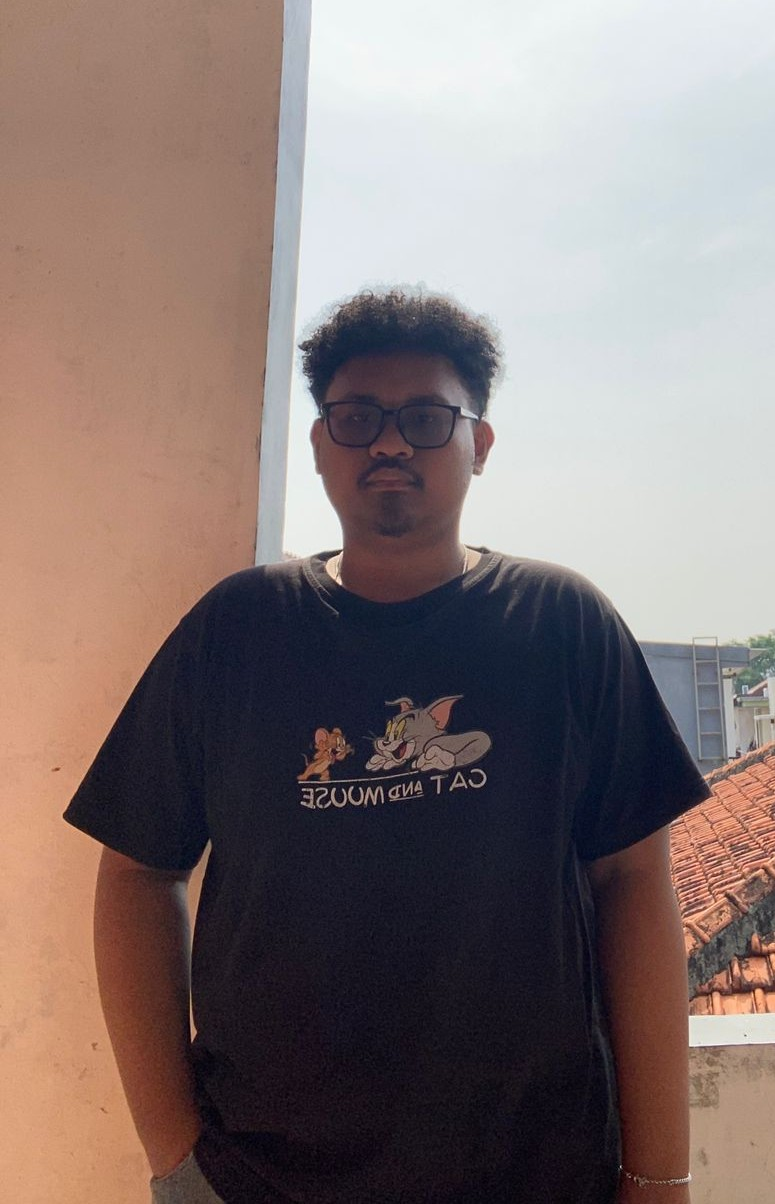
#> input picture diri.jpeg, 775 x 1204 px
$ jupyter execute UAS_PCD_202431152_JulioPrajaSarbunan_E.ipynb
#> lines starting #> are read from the running program, lines starting #| are printed output that depends on the picture; after the words box and inside, x2 and y2 are one past the last pixel; in counts of white or black regions, pixels touching at a corner belong together
[cell 1]
import cv2
import matplotlib.pyplot as plt
import numpy as np

# --- BAGIAN A: DETEKSI TEPI POLA OBJEK ---
# Load Gambar
image_path = 'diri.jpeg'
img = cv2.imread(image_path)
#> img is the input picture: shape (1204, 775, 3); mean B, G, R 115.6, 117.8, 132.4
img_rgb = cv2.cvtColor(img, cv2.COLOR_BGR2RGB)

# Proses Konversi ke Grayscale
gray = cv2.cvtColor(img, cv2.COLOR_BGR2GRAY)
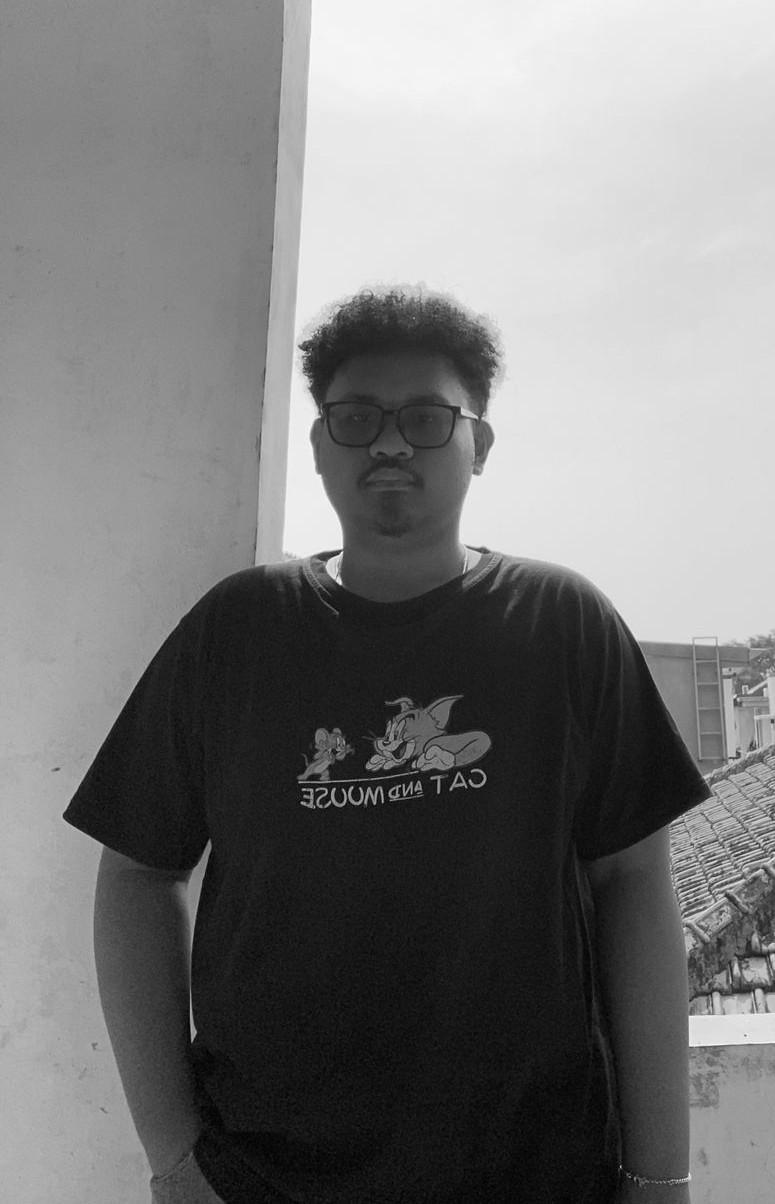
#> gray: shape (1204, 775); min 0, max 253, mean 121.9

# Canny Edge Detection (Ubah nilai 100, 200 jika garis tepi kurang pas)
edges = cv2.Canny(gray, 100, 200)
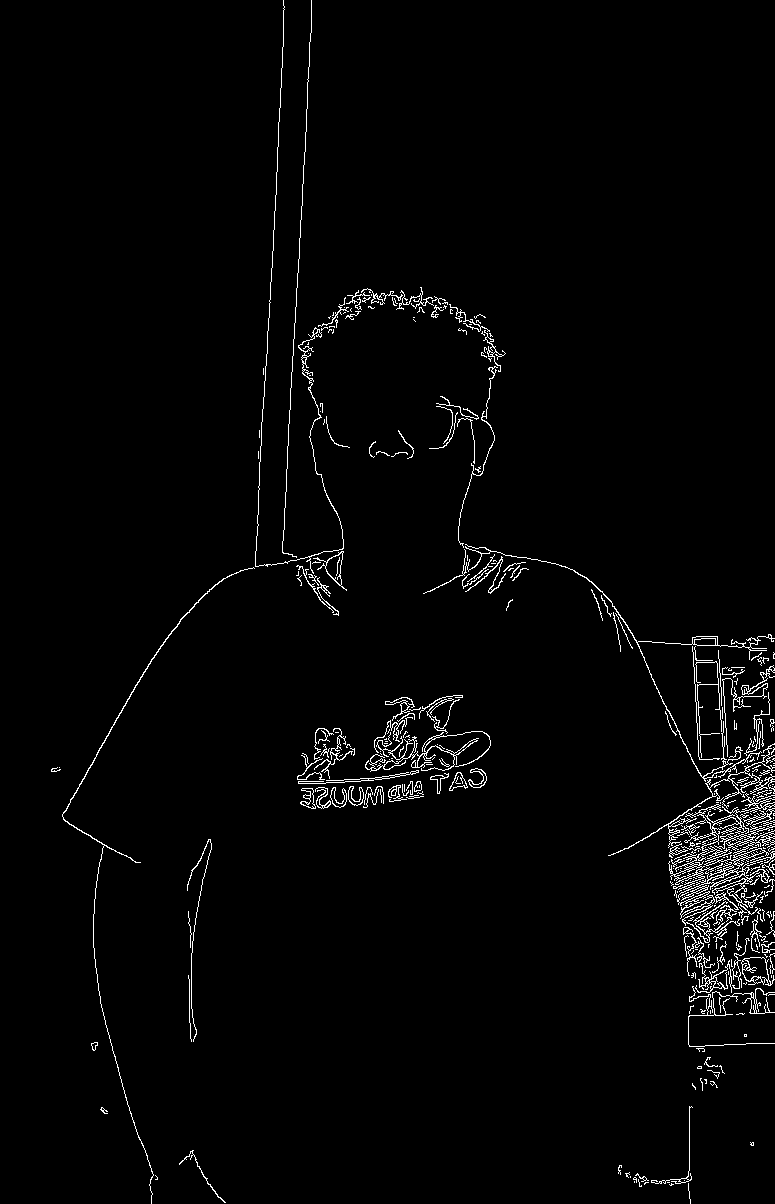
#> edges: shape (1204, 775); 2.1% white in thin lines or dots

# Contours Detection
contours, hierarchy = cv2.findContours(edges, cv2.RETR_EXTERNAL, cv2.CHAIN_APPROX_SIMPLE)
#> contours = 364 contours, 317 with area under 20; largest, box (x1, y1, x2, y2) and area: (668, 793, 775, 943) 1722, (741, 957, 775, 986) 581, (423, 544, 775, 782) 460, (313, 551, 347, 591) 355, (608, 743, 775, 856) 270
img_contours = img_rgb.copy()
cv2.drawContours(img_contours, contours, -1, (0, 255, 0), 2) # Garis kontur warna hijau
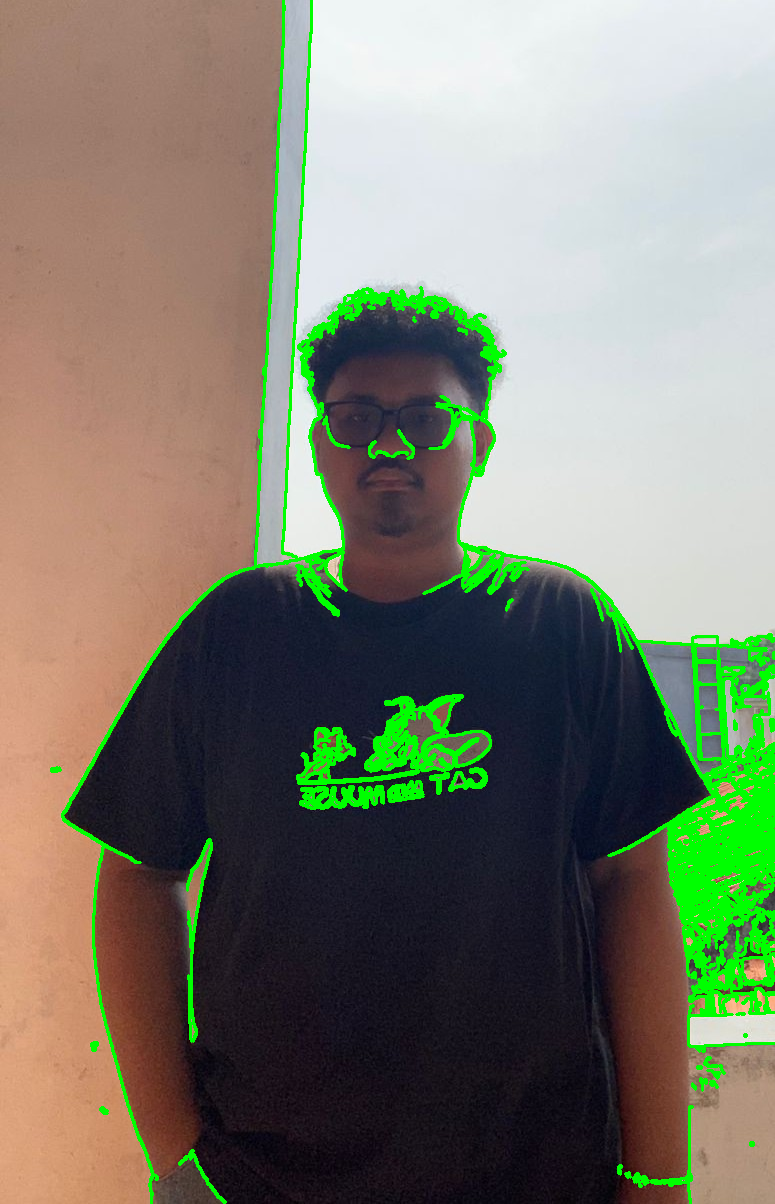
#> img_contours: shape (1204, 775, 3); mean R, G, B 124.2, 126, 109.5

# Menampilkan Hasil
plt.figure(figsize=(15, 5))

# Plot 1: Original Image
plt.subplot(1, 3, 1)
plt.imshow(img_rgb)
plt.title('Original Image')
plt.axis('on')

# Plot 2: Canny Edge Detection
plt.subplot(1, 3, 2)
plt.imshow(edges, cmap='gray')
plt.title('Canny Edge Detection')
plt.axis('on')

# Plot 3: Contours Detection
plt.subplot(1, 3, 3)
plt.imshow(img_contours)
plt.title('Contours Detection')
plt.axis('on')

plt.tight_layout()
plt.show()
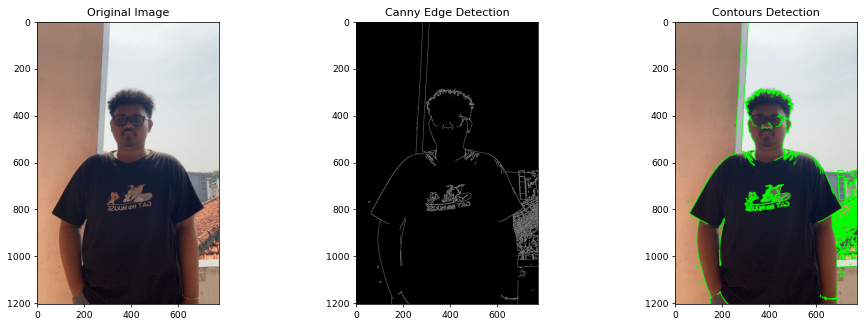
#> figure drawn by matplotlib, 3 panels

$ run again, with info.jpeg copied over diri.jpeg
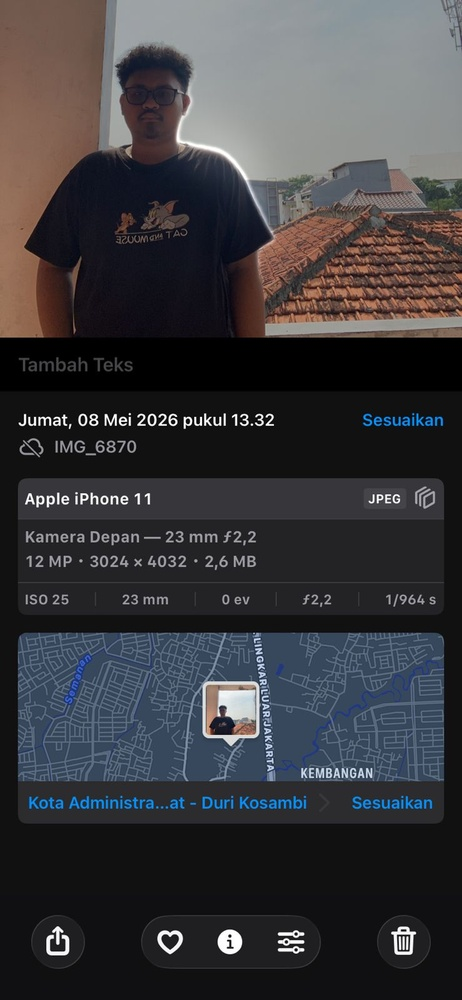
#> input picture info.jpeg, 462 x 1000 px, shrunk from 739 x 1600 before the run
#> img is the input picture: shape (1000, 462, 3); mean B, G, R 62.3, 58.9, 59.4
#> `edges = cv2.Canny(gray, 100, 200)`:
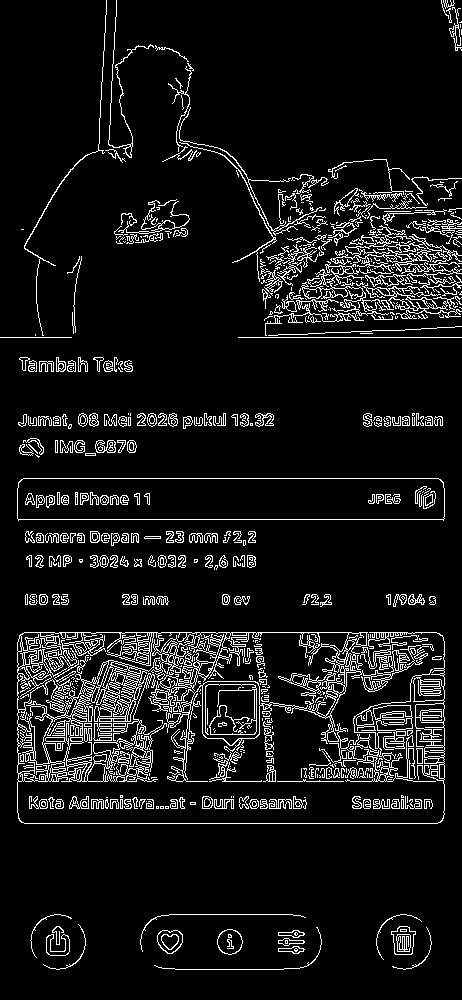
#> edges: shape (1000, 462); 8.4% white in thin lines or dots
#> contours = 355 contours, 247 with area under 20; largest, box (x1, y1, x2, y2) and area: (17, 632, 445, 824) 80072, (17, 478, 445, 521) 17469, (265, 225, 462, 336) 1952, (362, 283, 462, 319) 560, (391, 926, 416, 955) 510
#> img_contours: shape (1000, 462, 3); mean R, G, B 49.1, 80.2, 53.4
#> `plt.show()`:
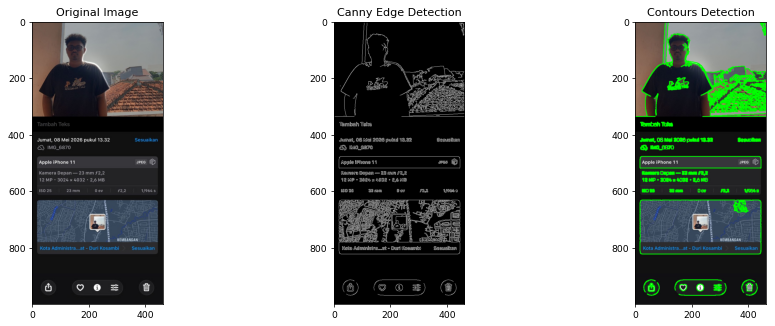
#> figure drawn by matplotlib, 3 panels

$ run again, with pisang.jpeg copied over diri.jpeg
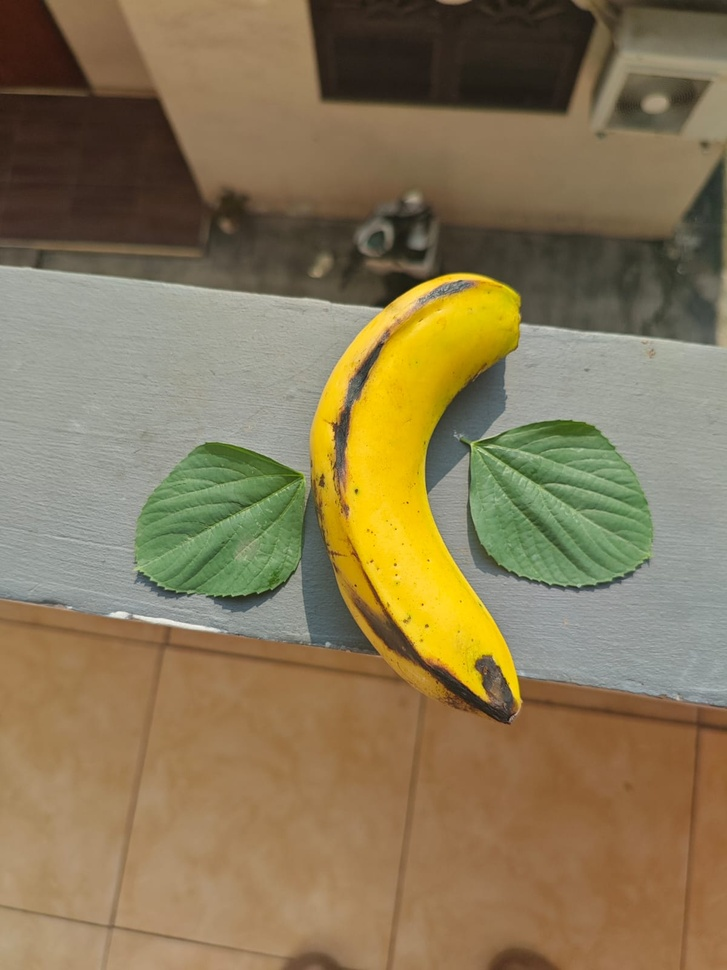
#> input picture pisang.jpeg, 727 x 970 px, shrunk from 1200 x 1600 before the run
#> img is the input picture: shape (970, 727, 3); mean B, G, R 85.4, 120, 136.4
#> `edges = cv2.Canny(gray, 100, 200)`:
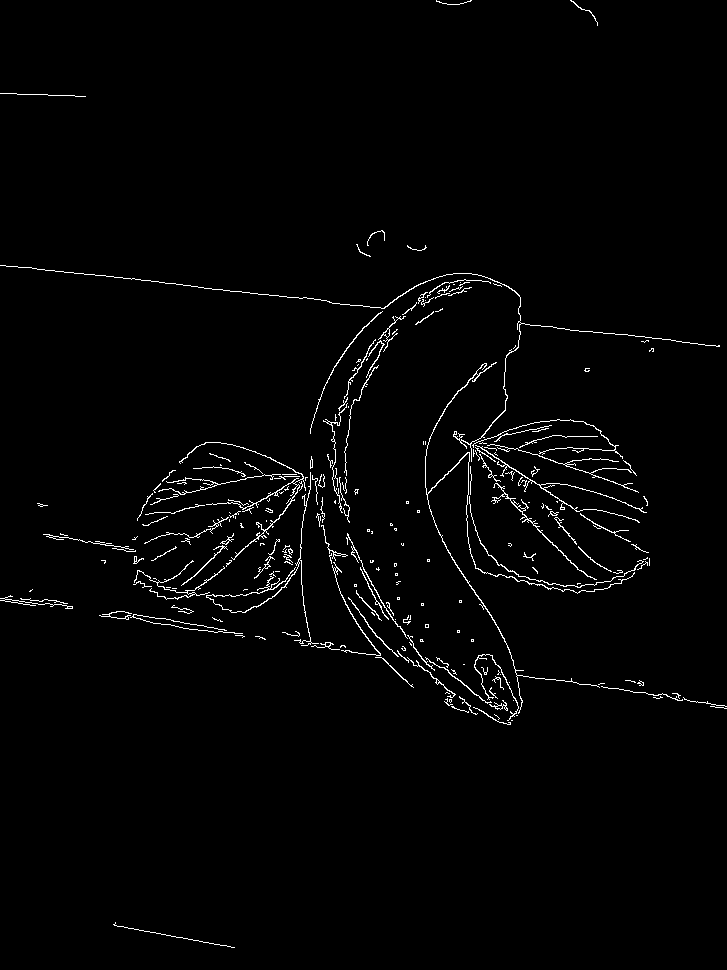
#> edges: shape (970, 727); 1.7% white in thin lines or dots
#> contours = 234 contours, 198 with area under 20; largest, box (x1, y1, x2, y2) and area: (425, 362, 635, 714) 212, (179, 442, 306, 560) 139, (0, 265, 720, 462) 110, (491, 483, 597, 580) 107, (206, 472, 319, 646) 94
#> img_contours: shape (970, 727, 3); mean R, G, B 129.5, 126.6, 80.9
#> `plt.show()`:
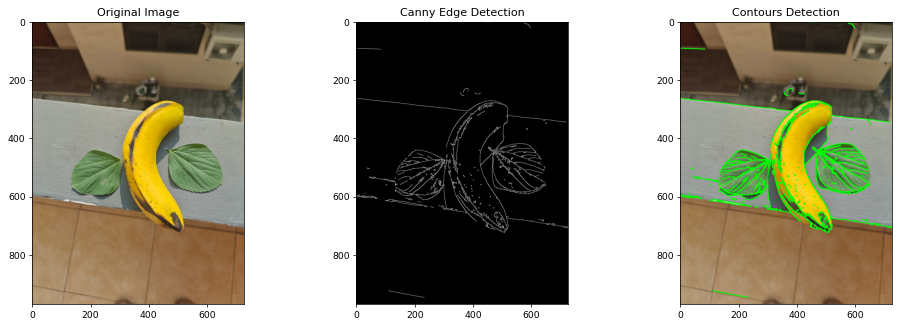
#> figure drawn by matplotlib, 3 panels
